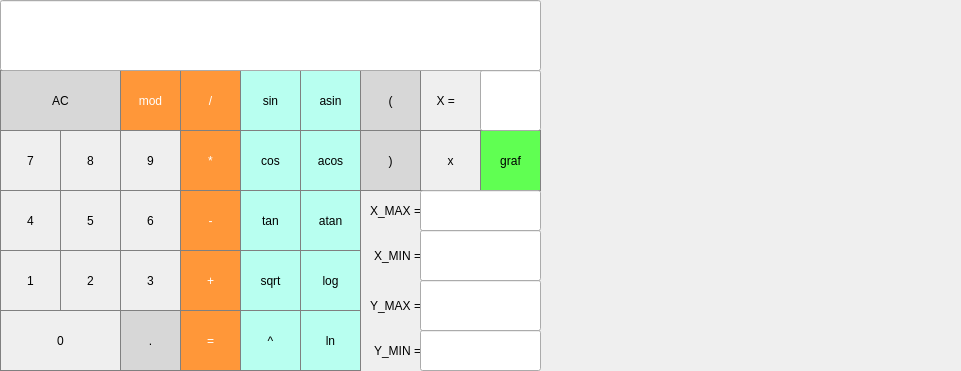
<?xml version="1.0" encoding="UTF-8"?>
<ui version="4.0">
 <class>MainWindow</class>
 <widget class="QMainWindow" name="MainWindow">
  <property name="geometry">
   <rect>
    <x>0</x>
    <y>0</y>
    <width>961</width>
    <height>371</height>
   </rect>
  </property>
  <property name="windowTitle">
   <string>MainWindow</string>
  </property>
  <widget class="QWidget" name="centralwidget">
   <widget class="QPushButton" name="pushButton_AC">
    <property name="geometry">
     <rect>
      <x>0</x>
      <y>70</y>
      <width>121</width>
      <height>61</height>
     </rect>
    </property>
    <property name="styleSheet">
     <string notr="true">QPushButton {
  background-color: rgb(215, 215, 215);
  border: 1px solid gray;
}

QPushButton:pressed {
    background-color: qlineargradient(x1: 0, y1: 0, x2: 0, y2: 1,
                                      stop: 0 #BEBEBE, stop: 1 #D7D7D7);
}</string>
    </property>
    <property name="text">
     <string>AC</string>
    </property>
   </widget>
   <widget class="QPushButton" name="pushButton_9">
    <property name="geometry">
     <rect>
      <x>120</x>
      <y>130</y>
      <width>61</width>
      <height>61</height>
     </rect>
    </property>
    <property name="styleSheet">
     <string notr="true">QPushButton {
   border: 1px solid gray;
}
QPushButton:pressed {
    background-color: qlineargradient(x1: 0, y1: 0, x2: 0, y2: 1,
                                      stop: 0 #dadbde, stop: 1 #f6f7fa);
}</string>
    </property>
    <property name="text">
     <string>9</string>
    </property>
   </widget>
   <widget class="QPushButton" name="pushButton_7">
    <property name="geometry">
     <rect>
      <x>0</x>
      <y>130</y>
      <width>61</width>
      <height>61</height>
     </rect>
    </property>
    <property name="styleSheet">
     <string notr="true">QPushButton {
   border: 1px solid gray;
}
QPushButton:pressed {
    background-color: qlineargradient(x1: 0, y1: 0, x2: 0, y2: 1,
                                      stop: 0 #dadbde, stop: 1 #f6f7fa);
}</string>
    </property>
    <property name="text">
     <string>7</string>
    </property>
   </widget>
   <widget class="QPushButton" name="pushButton_8">
    <property name="geometry">
     <rect>
      <x>60</x>
      <y>130</y>
      <width>61</width>
      <height>61</height>
     </rect>
    </property>
    <property name="styleSheet">
     <string notr="true">QPushButton {
   border: 1px solid gray;
}
QPushButton:pressed {
    background-color: qlineargradient(x1: 0, y1: 0, x2: 0, y2: 1,
                                      stop: 0 #dadbde, stop: 1 #f6f7fa);
}</string>
    </property>
    <property name="text">
     <string>8</string>
    </property>
   </widget>
   <widget class="QPushButton" name="pushButton_6">
    <property name="geometry">
     <rect>
      <x>120</x>
      <y>190</y>
      <width>61</width>
      <height>61</height>
     </rect>
    </property>
    <property name="styleSheet">
     <string notr="true">QPushButton {
   border: 1px solid gray;
}
QPushButton:pressed {
    background-color: qlineargradient(x1: 0, y1: 0, x2: 0, y2: 1,
                                      stop: 0 #dadbde, stop: 1 #f6f7fa);
}</string>
    </property>
    <property name="text">
     <string>6</string>
    </property>
   </widget>
   <widget class="QPushButton" name="pushButton_4">
    <property name="geometry">
     <rect>
      <x>0</x>
      <y>190</y>
      <width>61</width>
      <height>61</height>
     </rect>
    </property>
    <property name="styleSheet">
     <string notr="true">QPushButton {
   border: 1px solid gray;
}
QPushButton:pressed {
    background-color: qlineargradient(x1: 0, y1: 0, x2: 0, y2: 1,
                                      stop: 0 #dadbde, stop: 1 #f6f7fa);
}</string>
    </property>
    <property name="text">
     <string>4</string>
    </property>
   </widget>
   <widget class="QPushButton" name="pushButton_5">
    <property name="geometry">
     <rect>
      <x>60</x>
      <y>190</y>
      <width>61</width>
      <height>61</height>
     </rect>
    </property>
    <property name="styleSheet">
     <string notr="true">QPushButton {
   border: 1px solid gray;
}
QPushButton:pressed {
    background-color: qlineargradient(x1: 0, y1: 0, x2: 0, y2: 1,
                                      stop: 0 #dadbde, stop: 1 #f6f7fa);
}</string>
    </property>
    <property name="text">
     <string>5</string>
    </property>
   </widget>
   <widget class="QPushButton" name="pushButton_3">
    <property name="geometry">
     <rect>
      <x>120</x>
      <y>250</y>
      <width>61</width>
      <height>61</height>
     </rect>
    </property>
    <property name="styleSheet">
     <string notr="true">QPushButton {
   border: 1px solid gray;
}
QPushButton:pressed {
    background-color: qlineargradient(x1: 0, y1: 0, x2: 0, y2: 1,
                                      stop: 0 #dadbde, stop: 1 #f6f7fa);
}</string>
    </property>
    <property name="text">
     <string>3</string>
    </property>
   </widget>
   <widget class="QPushButton" name="pushButton_1">
    <property name="geometry">
     <rect>
      <x>0</x>
      <y>250</y>
      <width>61</width>
      <height>61</height>
     </rect>
    </property>
    <property name="styleSheet">
     <string notr="true">QPushButton {
   border: 1px solid gray;
}
QPushButton:pressed {
    background-color: qlineargradient(x1: 0, y1: 0, x2: 0, y2: 1,
                                      stop: 0 #dadbde, stop: 1 #f6f7fa);
}</string>
    </property>
    <property name="text">
     <string>1</string>
    </property>
   </widget>
   <widget class="QPushButton" name="pushButton_2">
    <property name="geometry">
     <rect>
      <x>60</x>
      <y>250</y>
      <width>61</width>
      <height>61</height>
     </rect>
    </property>
    <property name="styleSheet">
     <string notr="true">QPushButton {
   border: 1px solid gray;
}
QPushButton:pressed {
    background-color: qlineargradient(x1: 0, y1: 0, x2: 0, y2: 1,
                                      stop: 0 #dadbde, stop: 1 #f6f7fa);
}</string>
    </property>
    <property name="text">
     <string>2</string>
    </property>
   </widget>
   <widget class="QPushButton" name="pushButton_0">
    <property name="geometry">
     <rect>
      <x>0</x>
      <y>310</y>
      <width>121</width>
      <height>61</height>
     </rect>
    </property>
    <property name="styleSheet">
     <string notr="true">QPushButton {
   border: 1px solid gray;
}
QPushButton:pressed {
    background-color: qlineargradient(x1: 0, y1: 0, x2: 0, y2: 1,
                                      stop: 0 #dadbde, stop: 1 #f6f7fa);
}</string>
    </property>
    <property name="text">
     <string>0</string>
    </property>
   </widget>
   <widget class="QPushButton" name="pushButton_x">
    <property name="geometry">
     <rect>
      <x>420</x>
      <y>130</y>
      <width>61</width>
      <height>61</height>
     </rect>
    </property>
    <property name="styleSheet">
     <string notr="true">QPushButton {
   border: 1px solid gray;
}
QPushButton:pressed {
    background-color: qlineargradient(x1: 0, y1: 0, x2: 0, y2: 1,
                                      stop: 0 #dadbde, stop: 1 #f6f7fa);
}</string>
    </property>
    <property name="text">
     <string>x</string>
    </property>
   </widget>
   <widget class="QPushButton" name="pushButton_cos">
    <property name="geometry">
     <rect>
      <x>240</x>
      <y>130</y>
      <width>61</width>
      <height>61</height>
     </rect>
    </property>
    <property name="styleSheet">
     <string notr="true">QPushButton {
  background-color: rgb(184, 255, 240);
  color: black; 
  border: 1px solid gray;
}

QPushButton:pressed {
    background-color: qlineargradient(x1: 0, y1: 0, x2: 0, y2: 1,
                                      stop: 0 #FF7832, stop: 1 #FF9739);
}</string>
    </property>
    <property name="text">
     <string>cos</string>
    </property>
   </widget>
   <widget class="QPushButton" name="pushButton_tan">
    <property name="geometry">
     <rect>
      <x>240</x>
      <y>190</y>
      <width>61</width>
      <height>61</height>
     </rect>
    </property>
    <property name="styleSheet">
     <string notr="true">QPushButton {
  background-color: rgb(184, 255, 240);
  color: black; 
  border: 1px solid gray;
}

QPushButton:pressed {
    background-color: qlineargradient(x1: 0, y1: 0, x2: 0, y2: 1,
                                      stop: 0 #FF7832, stop: 1 #FF9739);
}</string>
    </property>
    <property name="text">
     <string>tan</string>
    </property>
   </widget>
   <widget class="QPushButton" name="pushButton_pow">
    <property name="geometry">
     <rect>
      <x>240</x>
      <y>310</y>
      <width>61</width>
      <height>61</height>
     </rect>
    </property>
    <property name="styleSheet">
     <string notr="true">QPushButton {
  background-color: rgb(184, 255, 240);
  color: black; 
  border: 1px solid gray;
}

QPushButton:pressed {
    background-color: qlineargradient(x1: 0, y1: 0, x2: 0, y2: 1,
                                      stop: 0 #FF7832, stop: 1 #FF9739);
}</string>
    </property>
    <property name="text">
     <string>^</string>
    </property>
   </widget>
   <widget class="QPushButton" name="pushButton_sin">
    <property name="geometry">
     <rect>
      <x>240</x>
      <y>70</y>
      <width>61</width>
      <height>61</height>
     </rect>
    </property>
    <property name="styleSheet">
     <string notr="true">QPushButton {
  background-color: rgb(184, 255, 240);
  color: black; 
  border: 1px solid gray;
}

QPushButton:pressed {
    background-color: qlineargradient(x1: 0, y1: 0, x2: 0, y2: 1,
                                      stop: 0 #FF7832, stop: 1 #FF9739);
}</string>
    </property>
    <property name="text">
     <string>sin</string>
    </property>
   </widget>
   <widget class="QPushButton" name="pushButton_acos">
    <property name="geometry">
     <rect>
      <x>300</x>
      <y>130</y>
      <width>61</width>
      <height>61</height>
     </rect>
    </property>
    <property name="styleSheet">
     <string notr="true">QPushButton {
  background-color: rgb(184, 255, 240);
  color: black; 
  border: 1px solid gray;
}

QPushButton:pressed {
    background-color: qlineargradient(x1: 0, y1: 0, x2: 0, y2: 1,
                                      stop: 0 #FF7832, stop: 1 #FF9739);
}</string>
    </property>
    <property name="text">
     <string>acos</string>
    </property>
   </widget>
   <widget class="QPushButton" name="pushButton_ln">
    <property name="geometry">
     <rect>
      <x>300</x>
      <y>310</y>
      <width>61</width>
      <height>61</height>
     </rect>
    </property>
    <property name="styleSheet">
     <string notr="true">QPushButton {
  background-color: rgb(184, 255, 240);
  color: black; 
  border: 1px solid gray;
}

QPushButton:pressed {
    background-color: qlineargradient(x1: 0, y1: 0, x2: 0, y2: 1,
                                      stop: 0 #FF7832, stop: 1 #FF9739);
}</string>
    </property>
    <property name="text">
     <string>ln</string>
    </property>
   </widget>
   <widget class="QPushButton" name="pushButton_asin">
    <property name="geometry">
     <rect>
      <x>300</x>
      <y>70</y>
      <width>61</width>
      <height>61</height>
     </rect>
    </property>
    <property name="styleSheet">
     <string notr="true">QPushButton {
  background-color: rgb(184, 255, 240);
  color: black; 
  border: 1px solid gray;
}

QPushButton:pressed {
    background-color: qlineargradient(x1: 0, y1: 0, x2: 0, y2: 1,
                                      stop: 0 #FF7832, stop: 1 #FF9739);
}</string>
    </property>
    <property name="text">
     <string>asin</string>
    </property>
   </widget>
   <widget class="QPushButton" name="pushButton_equals">
    <property name="geometry">
     <rect>
      <x>180</x>
      <y>310</y>
      <width>61</width>
      <height>61</height>
     </rect>
    </property>
    <property name="styleSheet">
     <string notr="true">QPushButton {
  background-color: rgb(255, 151, 57);
  color: white; 
  border: 1px solid gray;
}

QPushButton:pressed {
    background-color: qlineargradient(x1: 0, y1: 0, x2: 0, y2: 1,
                                      stop: 0 #FF7832, stop: 1 #FF9739);
}</string>
    </property>
    <property name="text">
     <string>=</string>
    </property>
   </widget>
   <widget class="QPushButton" name="pushButton_graf">
    <property name="geometry">
     <rect>
      <x>480</x>
      <y>130</y>
      <width>61</width>
      <height>61</height>
     </rect>
    </property>
    <property name="styleSheet">
     <string notr="true">QPushButton {
  background-color: rgb(96, 255, 82);
  color: black; 
  border: 1px solid gray;
}

QPushButton:pressed {
    background-color: qlineargradient(x1: 0, y1: 0, x2: 0, y2: 1,
                                      stop: 0 #FF7832, stop: 1 #FF9739);
}</string>
    </property>
    <property name="text">
     <string>graf</string>
    </property>
   </widget>
   <widget class="QPushButton" name="pushButton_atan">
    <property name="geometry">
     <rect>
      <x>300</x>
      <y>190</y>
      <width>61</width>
      <height>61</height>
     </rect>
    </property>
    <property name="styleSheet">
     <string notr="true">QPushButton {
  background-color: rgb(184, 255, 240);
  color: black; 
  border: 1px solid gray;
}

QPushButton:pressed {
    background-color: qlineargradient(x1: 0, y1: 0, x2: 0, y2: 1,
                                      stop: 0 #FF7832, stop: 1 #FF9739);
}</string>
    </property>
    <property name="text">
     <string>atan</string>
    </property>
   </widget>
   <widget class="QPushButton" name="pushButton_mod">
    <property name="geometry">
     <rect>
      <x>120</x>
      <y>70</y>
      <width>61</width>
      <height>61</height>
     </rect>
    </property>
    <property name="styleSheet">
     <string notr="true">QPushButton {
  background-color: rgb(255, 151, 57);
  color: white; 
  border: 1px solid gray;
}

QPushButton:pressed {
    background-color: qlineargradient(x1: 0, y1: 0, x2: 0, y2: 1,
                                      stop: 0 #FF7832, stop: 1 #FF9739);
}</string>
    </property>
    <property name="text">
     <string>mod</string>
    </property>
   </widget>
   <widget class="QPushButton" name="pushButton_Rbrack">
    <property name="geometry">
     <rect>
      <x>360</x>
      <y>130</y>
      <width>61</width>
      <height>61</height>
     </rect>
    </property>
    <property name="styleSheet">
     <string notr="true">QPushButton {
  background-color: rgb(215, 215, 215);
  border: 1px solid gray;
}

QPushButton:pressed {
    background-color: qlineargradient(x1: 0, y1: 0, x2: 0, y2: 1,
                                      stop: 0 #BEBEBE, stop: 1 #D7D7D7);
}</string>
    </property>
    <property name="text">
     <string>)</string>
    </property>
   </widget>
   <widget class="QPushButton" name="pushButton_mult">
    <property name="geometry">
     <rect>
      <x>180</x>
      <y>130</y>
      <width>61</width>
      <height>61</height>
     </rect>
    </property>
    <property name="styleSheet">
     <string notr="true">QPushButton {
  background-color: rgb(255, 151, 57);
  color: white; 
  border: 1px solid gray;
}

QPushButton:pressed {
    background-color: qlineargradient(x1: 0, y1: 0, x2: 0, y2: 1,
                                      stop: 0 #FF7832, stop: 1 #FF9739);
}</string>
    </property>
    <property name="text">
     <string>*</string>
    </property>
   </widget>
   <widget class="QPushButton" name="pushButton_Lbrack">
    <property name="geometry">
     <rect>
      <x>360</x>
      <y>70</y>
      <width>61</width>
      <height>61</height>
     </rect>
    </property>
    <property name="styleSheet">
     <string notr="true">QPushButton {
  background-color: rgb(215, 215, 215);
  border: 1px solid gray;
}

QPushButton:pressed {
    background-color: qlineargradient(x1: 0, y1: 0, x2: 0, y2: 1,
                                      stop: 0 #BEBEBE, stop: 1 #D7D7D7);
}</string>
    </property>
    <property name="text">
     <string>(</string>
    </property>
   </widget>
   <widget class="QPushButton" name="pushButton_minus">
    <property name="geometry">
     <rect>
      <x>180</x>
      <y>190</y>
      <width>61</width>
      <height>61</height>
     </rect>
    </property>
    <property name="styleSheet">
     <string notr="true">QPushButton {
  background-color: rgb(255, 151, 57);
  color: white; 
  border: 1px solid gray;
}

QPushButton:pressed {
    background-color: qlineargradient(x1: 0, y1: 0, x2: 0, y2: 1,
                                      stop: 0 #FF7832, stop: 1 #FF9739);
}</string>
    </property>
    <property name="text">
     <string>-</string>
    </property>
   </widget>
   <widget class="QPushButton" name="pushButton_plus">
    <property name="geometry">
     <rect>
      <x>180</x>
      <y>250</y>
      <width>61</width>
      <height>61</height>
     </rect>
    </property>
    <property name="styleSheet">
     <string notr="true">QPushButton {
  background-color: rgb(255, 151, 57);
  color: white; 
  border: 1px solid gray;
}

QPushButton:pressed {
    background-color: qlineargradient(x1: 0, y1: 0, x2: 0, y2: 1,
                                      stop: 0 #FF7832, stop: 1 #FF9739);
}</string>
    </property>
    <property name="text">
     <string>+</string>
    </property>
   </widget>
   <widget class="QPushButton" name="pushButton_dot">
    <property name="geometry">
     <rect>
      <x>120</x>
      <y>310</y>
      <width>61</width>
      <height>61</height>
     </rect>
    </property>
    <property name="styleSheet">
     <string notr="true">QPushButton {
  background-color: rgb(215, 215, 215);
  border: 1px solid gray;
}

QPushButton:pressed {
    background-color: qlineargradient(x1: 0, y1: 0, x2: 0, y2: 1,
                                      stop: 0 #BEBEBE, stop: 1 #D7D7D7);
}</string>
    </property>
    <property name="text">
     <string>.</string>
    </property>
   </widget>
   <widget class="QPushButton" name="pushButton_log">
    <property name="geometry">
     <rect>
      <x>300</x>
      <y>250</y>
      <width>61</width>
      <height>61</height>
     </rect>
    </property>
    <property name="styleSheet">
     <string notr="true">QPushButton {
  background-color: rgb(184, 255, 240);
  color: black; 
  border: 1px solid gray;
}

QPushButton:pressed {
    background-color: qlineargradient(x1: 0, y1: 0, x2: 0, y2: 1,
                                      stop: 0 #FF7832, stop: 1 #FF9739);
}</string>
    </property>
    <property name="text">
     <string>log</string>
    </property>
   </widget>
   <widget class="QPushButton" name="pushButton_div">
    <property name="geometry">
     <rect>
      <x>180</x>
      <y>70</y>
      <width>61</width>
      <height>61</height>
     </rect>
    </property>
    <property name="styleSheet">
     <string notr="true">QPushButton {
  background-color: rgb(255, 151, 57);
  color: white; 
  border: 1px solid gray;
}

QPushButton:pressed {
    background-color: qlineargradient(x1: 0, y1: 0, x2: 0, y2: 1,
                                      stop: 0 #FF7832, stop: 1 #FF9739);
}</string>
    </property>
    <property name="text">
     <string>/</string>
    </property>
   </widget>
   <widget class="QPushButton" name="pushButton_sqrt">
    <property name="geometry">
     <rect>
      <x>240</x>
      <y>250</y>
      <width>61</width>
      <height>61</height>
     </rect>
    </property>
    <property name="styleSheet">
     <string notr="true">QPushButton {
  background-color: rgb(184, 255, 240);
  color: black; 
  border: 1px solid gray;
}

QPushButton:pressed {
    background-color: qlineargradient(x1: 0, y1: 0, x2: 0, y2: 1,
                                      stop: 0 #FF7832, stop: 1 #FF9739);
}</string>
    </property>
    <property name="text">
     <string>sqrt</string>
    </property>
   </widget>
   <widget class="QLabel" name="label_Y2">
    <property name="geometry">
     <rect>
      <x>420</x>
      <y>70</y>
      <width>61</width>
      <height>61</height>
     </rect>
    </property>
    <property name="styleSheet">
     <string notr="true">QLabel {
  qproperty-alignment: 'AlignVCenter | AlignRight';
  border: 1px solid gray;
}

background-color : white;
</string>
    </property>
    <property name="text">
     <string>     X =</string>
    </property>
   </widget>
   <widget class="QLineEdit" name="lineEdit_x">
    <property name="geometry">
     <rect>
      <x>480</x>
      <y>70</y>
      <width>61</width>
      <height>61</height>
     </rect>
    </property>
    <property name="font">
     <font>
      <pointsize>20</pointsize>
      <bold>false</bold>
     </font>
    </property>
    <property name="text">
     <string/>
    </property>
    <property name="alignment">
     <set>Qt::AlignCenter</set>
    </property>
   </widget>
   <widget class="QCustomPlot" name="widget" native="true">
    <property name="geometry">
     <rect>
      <x>540</x>
      <y>0</y>
      <width>421</width>
      <height>371</height>
     </rect>
    </property>
    <property name="styleSheet">
     <string notr="true">QPushButton {
  background-color: rgb(255, 151, 57);
  color: white; 
  border: 1px solid gray;
}

QPushButton:pressed {
    background-color: qlineargradient(x1: 0, y1: 0, x2: 0, y2: 1,
                                      stop: 0 #FF7832, stop: 1 #FF9739);
}</string>
    </property>
   </widget>
   <widget class="QLabel" name="label_X_1">
    <property name="geometry">
     <rect>
      <x>360</x>
      <y>190</y>
      <width>61</width>
      <height>41</height>
     </rect>
    </property>
    <property name="styleSheet">
     <string notr="true">QLabel {
  qproperty-alignment: 'AlignVCenter | AlignRight';
  border: 1px solid gray;
  background-color: rgb(96, 255, 82);
}

background-color : white;
</string>
    </property>
    <property name="text">
     <string>    X_MAX =</string>
    </property>
    <property name="alignment">
     <set>Qt::AlignRight|Qt::AlignTrailing|Qt::AlignVCenter</set>
    </property>
   </widget>
   <widget class="QLabel" name="label_X2">
    <property name="geometry">
     <rect>
      <x>360</x>
      <y>230</y>
      <width>61</width>
      <height>51</height>
     </rect>
    </property>
    <property name="styleSheet">
     <string notr="true">QLabel {
  qproperty-alignment: 'AlignVCenter | AlignRight';
  border: 1px solid gray;
  background-color: rgb(96, 255, 82);
}

background-color : white;
</string>
    </property>
    <property name="text">
     <string>    X_MIN =</string>
    </property>
    <property name="alignment">
     <set>Qt::AlignRight|Qt::AlignTrailing|Qt::AlignVCenter</set>
    </property>
   </widget>
   <widget class="QLabel" name="label_Y1">
    <property name="geometry">
     <rect>
      <x>360</x>
      <y>280</y>
      <width>61</width>
      <height>51</height>
     </rect>
    </property>
    <property name="styleSheet">
     <string notr="true">QLabel {
  qproperty-alignment: 'AlignVCenter | AlignRight';
  border: 1px solid gray;
  background-color: rgb(96, 255, 82);
}

background-color : white;
</string>
    </property>
    <property name="text">
     <string>    Y_MAX =</string>
    </property>
    <property name="alignment">
     <set>Qt::AlignRight|Qt::AlignTrailing|Qt::AlignVCenter</set>
    </property>
   </widget>
   <widget class="QLabel" name="label_5">
    <property name="geometry">
     <rect>
      <x>360</x>
      <y>330</y>
      <width>61</width>
      <height>41</height>
     </rect>
    </property>
    <property name="styleSheet">
     <string notr="true">QLabel {
  qproperty-alignment: 'AlignVCenter | AlignRight';
  border: 1px solid gray;
  background-color: rgb(96, 255, 82);
}

background-color : white;
</string>
    </property>
    <property name="text">
     <string>    Y_MIN =</string>
    </property>
    <property name="alignment">
     <set>Qt::AlignRight|Qt::AlignTrailing|Qt::AlignVCenter</set>
    </property>
   </widget>
   <widget class="QLineEdit" name="lineEdit_x_max">
    <property name="geometry">
     <rect>
      <x>420</x>
      <y>190</y>
      <width>121</width>
      <height>41</height>
     </rect>
    </property>
    <property name="font">
     <font>
      <pointsize>20</pointsize>
      <bold>false</bold>
     </font>
    </property>
    <property name="text">
     <string/>
    </property>
    <property name="alignment">
     <set>Qt::AlignCenter</set>
    </property>
   </widget>
   <widget class="QLineEdit" name="lineEdit_x_min">
    <property name="geometry">
     <rect>
      <x>420</x>
      <y>230</y>
      <width>121</width>
      <height>51</height>
     </rect>
    </property>
    <property name="font">
     <font>
      <pointsize>20</pointsize>
      <bold>false</bold>
     </font>
    </property>
    <property name="text">
     <string/>
    </property>
    <property name="alignment">
     <set>Qt::AlignCenter</set>
    </property>
   </widget>
   <widget class="QLineEdit" name="lineEdit_y_max">
    <property name="geometry">
     <rect>
      <x>420</x>
      <y>280</y>
      <width>121</width>
      <height>51</height>
     </rect>
    </property>
    <property name="font">
     <font>
      <pointsize>20</pointsize>
      <bold>false</bold>
     </font>
    </property>
    <property name="text">
     <string/>
    </property>
    <property name="alignment">
     <set>Qt::AlignCenter</set>
    </property>
   </widget>
   <widget class="QLineEdit" name="lineEdit_y_min">
    <property name="geometry">
     <rect>
      <x>420</x>
      <y>330</y>
      <width>121</width>
      <height>41</height>
     </rect>
    </property>
    <property name="font">
     <font>
      <pointsize>20</pointsize>
      <bold>false</bold>
     </font>
    </property>
    <property name="text">
     <string/>
    </property>
    <property name="alignment">
     <set>Qt::AlignCenter</set>
    </property>
   </widget>
   <widget class="QLineEdit" name="lineEdit_input_result">
    <property name="geometry">
     <rect>
      <x>0</x>
      <y>0</y>
      <width>541</width>
      <height>71</height>
     </rect>
    </property>
    <property name="font">
     <font>
      <pointsize>30</pointsize>
      <bold>false</bold>
     </font>
    </property>
    <property name="text">
     <string/>
    </property>
    <property name="alignment">
     <set>Qt::AlignRight|Qt::AlignTrailing|Qt::AlignVCenter</set>
    </property>
   </widget>
  </widget>
 </widget>
 <customwidgets>
  <customwidget>
   <class>QCustomPlot</class>
   <extends>QWidget</extends>
   <header>qcustomplot.h</header>
   <container>1</container>
  </customwidget>
 </customwidgets>
 <resources/>
 <connections/>
</ui>
